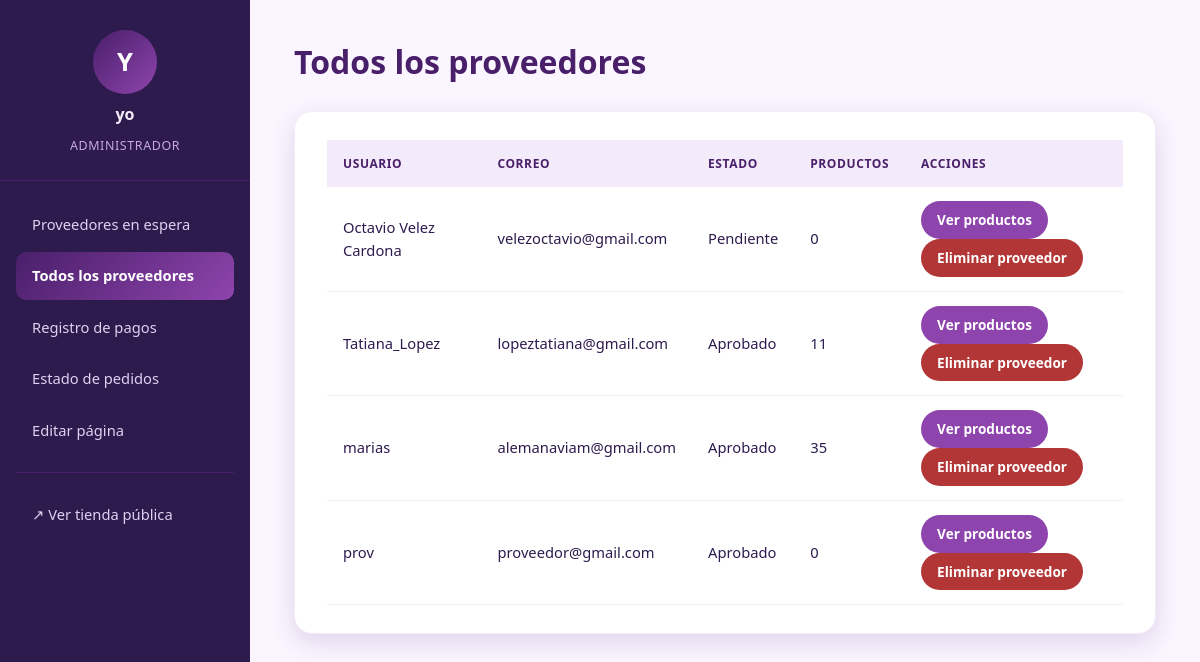
/adm/proveedores/lista/ (signed in), run on the app's committed database.
### usuarios/models.py (models this page shows, shortened)
class Perfil(models.Model):
    ROLES = [
        ('ADMIN', 'Administrador de la Plataforma'),
        ('PROVEEDOR', 'Proveedor de Herramientas'),
        ('CLIENTE', 'Cliente Final'),
    ]
    usuario = models.OneToOneField(User, on_delete=models.CASCADE, related_name='perfil')
    rol = models.CharField(max_length=15, choices=ROLES, default='CLIENTE')
    telefono = models.CharField(max_length=20, blank=True, null=True)
    direccion = models.CharField(max_length=255, blank=True, null=True)
    ciudad = models.CharField(max_length=100, blank=True, null=True)
    aprobado = models.BooleanField(default=True)

### administracion/views.py (the view)
# urls.py: path('proveedores/lista/', views.lista_proveedores, name='lista_proveedores'),
@admin_required
def lista_proveedores(request):
    Perfil = apps.get_model("usuarios", "Perfil")
    Producto = apps.get_model("inventario", "Producto")
    proveedores = (
        Perfil.objects
        .filter(rol='PROVEEDOR')
        .select_related('usuario')
        .order_by('usuario__username')
    )
    for perfil in proveedores:
        perfil.total_productos = Producto.objects.filter(proveedor=perfil.usuario).count()
    return render(request, 'administracion/lista_proveedores.html', {
        'proveedores': proveedores,
        'active': 'lista_proveedores',
    })

### administracion/templates/administracion/lista_proveedores.html (shortened to what this page needs)
{% extends 'administracion/base_admin.html' %}
{% block contenido %}
    <h1>Todos los proveedores</h1>
    <section class="admin-card">
        {% if proveedores %}
            <table class="admin-table">
                <thead>
                    <tr>
                        <th>Usuario</th>
                        <th>Correo</th>
                        <th>Estado</th>
                        <th>Productos</th>
                        <th>Acciones</th>
                    </tr>
                </thead>
                <tbody>
                {% for perfil in proveedores %}
                    <tr>
                        <td>{{ perfil.usuario.username }}</td>
                        <td>{{ perfil.usuario.email }}</td>
                        <td>
                            {% if perfil.aprobado %}
                                <span class="badge-ok">Aprobado</span>
                            {% else %}
                                <span class="badge-pend">Pendiente</span>
                            {% endif %}
                        </td>
                        <td>{{ perfil.total_productos }}</td>
                        <td>
                            <a href="{% url 'administracion:productos_proveedor' perfil_id=perfil.id %}" class="btn btn-approve">Ver productos</a>
                            <a href="{% url 'administracion:eliminar_proveedor' perfil_id=perfil.id %}" class="btn btn-reject"
                               onclick="return confirm('¿Eliminar la cuenta de {{ perfil.usuario.username }}? Esto también borrará TODOS sus productos permanentemente.');">
                                Eliminar proveedor
                            </a>
                        </td>
                    </tr>
                {% endfor %}
                </tbody>
            </table>
        {% else %}
            <p>Aún no hay proveedores registrados.</p>
        {% endif %}
    </section>
{% endblock %}

### administracion/templates/administracion/base_admin.html (shortened to what this page needs)
{% load static %}
<!DOCTYPE html>
<html lang="es">
<head>
    <link rel="stylesheet" href="{% static 'dash.css' %}">
    <link rel="stylesheet" href="{% static 'base.css' %}">
</head>
<body>
<div class="admin-layout">
    <aside class="admin-sidebar">
        <div class="admin-profile">
            <div class="avatar-circle">{{ request.user.username|first|upper }}</div>
            <p class="admin-name">{{ request.user.username }}</p>
            <p class="admin-role">Administrador</p>
        </div>
        <nav class="admin-nav">
            <a href="{% url 'administracion:dashboard' %}" class="{% if active == 'proveedores' %}active{% endif %}">Proveedores en espera</a>
            <a href="{% url 'administracion:lista_proveedores' %}" class="{% if active == 'lista_proveedores' %}active{% endif %}">Todos los proveedores</a>
            <a href="{% url 'administracion:pagos' %}" class="{% if active == 'pagos' %}active{% endif %}">Registro de pagos</a>
            <a href="{% url 'administracion:pedidos' %}" class="{% if active == 'pedidos' %}active{% endif %}">Estado de pedidos</a>
            <a href="{% url 'administracion:gestion_diseno' %}" class="{% if active == 'diseno' %}active{% endif %}">Editar página</a>
            <hr>
            <a href="{% url 'usuarios:tienda_home' %}" target="_blank" rel="noopener">↗ Ver tienda pública</a>
        </nav>
    </aside>
    <main class="admin-main">
        {% block contenido %}{% endblock %}
    </main>
</div>
</body>
</html>

### administracion/static/dash.css (style rules this page uses)
:root { --purple-900: #2d1b4e; --purple-800: #4a1f6a; --purple-700: #6c3b8c; --purple-600: #8e44ad; --purple-500: #9b59b6; --purple-400: #b38cd9; --purple-300: #c9a8e0; --purple-200: #e0d0f0; --purple-100: #f3ebf9; --purple-50: #faf5ff; --gradient-hero: linear-gradient(135deg, #4a1f6a, #8e44ad); --shadow: 0 8px 24px rgba(75, 30, 110, 0.15); --radius: 18px; --success: #27ae60; --success-hover: #219150; --font-family: system-ui, -apple-system, BlinkMacSystemFont, 'Segoe UI', Roboto, Oxygen, Ubuntu, Cantarell, sans-serif; }
*, *::before, *::after { box-sizing: border-box; margin: 0; padding: 0; }
body { font-family: var(--font-family); background-color: var(--purple-50); color: var(--purple-900); line-height: 1.6; min-height: 100vh; }
.admin-card { background: white; border-radius: var(--radius); padding: 2rem; box-shadow: var(--shadow); border: 1px solid var(--purple-100); margin-bottom: 2rem; }
.btn { display: inline-flex; align-items: center; text-decoration: none; font-weight: 600; font-size: 0.9rem; padding: 0.6rem 1.2rem; border-radius: calc(var(--radius) - 8px); transition: all 0.2s ease; cursor: pointer; }
.btn-approve { background-color: var(--success); color: white; margin-left: 0; }
.btn-reject { background: #b33636; color: #fff; }

### administracion/static/base.css (style rules this page uses)
:root { --purple-900: #2d1b4e; --purple-800: #4a1f6a; --purple-700: #6c3b8c; --purple-600: #8e44ad; --purple-500: #9b59b6; --purple-400: #b38cd9; --purple-300: #c9a8e0; --purple-200: #e0d0f0; --purple-100: #f3ebf9; --purple-50: #faf5ff; --gradient-hero: linear-gradient(135deg, #4a1f6a, #8e44ad); --shadow: 0 8px 24px rgba(75, 30, 110, 0.15); --radius: 18px; }
* { box-sizing: border-box; margin: 0; padding: 0; font-family: 'Segoe UI', Tahoma, Geneva, Verdana, sans-serif; }
body { background: var(--purple-50); color: var(--purple-900); min-height: 100vh; }
.admin-layout { display: flex; min-height: 100vh; }
.admin-sidebar { width: 250px; flex-shrink: 0; background: var(--purple-900); color: var(--purple-100); display: flex; flex-direction: column; padding: 30px 0; }
.admin-profile { display: flex; flex-direction: column; align-items: center; gap: 8px; padding-bottom: 24px; margin-bottom: 20px; border-bottom: 1px solid var(--purple-800); }
.avatar-circle { width: 64px; height: 64px; border-radius: 50%; background: var(--gradient-hero); display: flex; align-items: center; justify-content: center; font-size: 1.6rem; font-weight: 700; color: white; }
.admin-name { font-weight: 700; font-size: 1rem; }
.admin-role { font-size: 0.78rem; color: var(--purple-300); text-transform: uppercase; letter-spacing: 0.6px; }
.admin-nav { display: flex; flex-direction: column; gap: 4px; padding: 0 16px; }
.admin-nav a { display: flex; align-items: center; gap: 10px; padding: 12px 16px; border-radius: 10px; color: var(--purple-200); text-decoration: none; font-size: 0.92rem; font-weight: 500; transition: background 0.2s ease, color 0.2s ease; }
.admin-nav a.active { background: var(--gradient-hero); color: white; font-weight: 700; }
.admin-nav hr { border: none; border-top: 1px solid var(--purple-800); margin: 14px 0; }
.admin-main { flex: 1; padding: 36px 44px; }
.admin-main h1 { color: var(--purple-800); margin-bottom: 24px; }
.admin-card { background: white; border-radius: var(--radius); box-shadow: var(--shadow); padding: 28px 32px; }
table.admin-table { width: 100%; border-collapse: collapse; text-align: left; }
table.admin-table th { background: var(--purple-100); color: var(--purple-800); padding: 14px 16px; font-size: 12px; text-transform: uppercase; letter-spacing: 0.6px; }
table.admin-table td { padding: 14px 16px; border-bottom: 1px solid var(--purple-100); font-size: 0.92rem; }
.btn { display: inline-block; padding: 8px 16px; border-radius: 20px; font-weight: 600; font-size: 0.85rem; text-decoration: none; cursor: pointer; border: none; }
.btn-approve { background: var(--purple-600); color: white; }
.btn-reject { background: #b33636; color: white; }

### data on the page
Perfil: usuario.username "Octavio Velez Cardona", usuario.email "velezoctavio@gmail.com", aprobado "Pendiente", total_productos "0"
Perfil: usuario.username "Tatiana_Lopez", usuario.email "lopeztatiana@gmail.com", aprobado "Aprobado", total_productos "11"
Perfil: usuario.username "marias", usuario.email "alemanaviam@gmail.com", aprobado "Aprobado", total_productos "35"
Perfil: usuario.username "prov", usuario.email "proveedor@gmail.com", aprobado "Aprobado", total_productos "0"

### other printed values
{{ request.user.username|first|upper }} "Y"
{{ request.user.username }} "yo"
